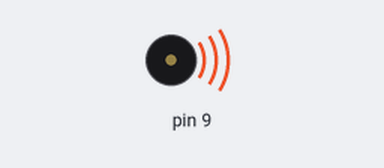
The sketch below on a simulated Arduino Uno, built with avr-gcc and run on an emulated ATmega328P. On the bench: buzzer (waves = sounding).

Above: at 0.1 s.
At 10.2 s:
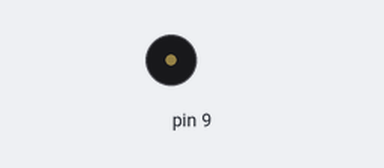
Timing chart, 0 to 11.7 s (numbered marks = the images above):
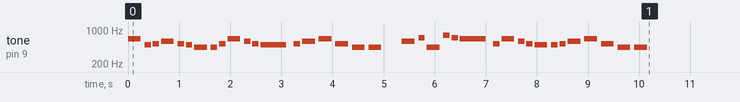

The sketch:

music_box.ino
```cpp
void loop() {
  // put your main code here, to run repeatedly:
}

#define NOTE_A4 440
#define NOTE_B4 494
#define NOTE_C5 523
#define NOTE_D5 587
#define NOTE_E5 659
#define NOTE_F5 698
#define NOTE_G5 784

// Defining the melody
int melody[] = {
  NOTE_E5, NOTE_B4,NOTE_C5,NOTE_D5,NOTE_C5, NOTE_B4,
  NOTE_A4, NOTE_A4, NOTE_C5, NOTE_E5, NOTE_D5, NOTE_C5,
  NOTE_B4, NOTE_C5, NOTE_D5, NOTE_E5,
  NOTE_C5,NOTE_A4, NOTE_A4,
  0, NOTE_D5, NOTE_F5, NOTE_A4, NOTE_G5, NOTE_F5,
  NOTE_E5, NOTE_C5, NOTE_E5, NOTE_D5, NOTE_C5,
  NOTE_B4, NOTE_B4, NOTE_C5, NOTE_D5, NOTE_E5,
  NOTE_C5, NOTE_A4, NOTE_A4
};

// Defining note durations
// 4 = 1/4 note, 8 = 1/8 note etc.
int noteDurations[] = {
  4, 8, 8, 4, 8, 8,
  4, 8, 8, 4, 8, 8,
  2, 8, 4, 4,
  4, 4, 4,
  4, 4, 8, 4, 8, 8,
  2, 8, 4, 8, 8,
  4, 8, 8, 4, 4,
  4, 4, 4
};

void setup() {
  // Iterate through the notes
  for (int thisNote = 0; thisNote < 42; thisNote++) {

    // Calculating note durations
    int noteDuration = 1000 / noteDurations[thisNote];

    // Play the melody
    tone(9, melody[thisNote], noteDuration);

    // Pauses between notes
    // Note length +30%
    int pauseBetweenNotes = noteDuration * 1.30;
    delay(pauseBetweenNotes);

    // Stop melody
    noTone(9);
  }
}
```
